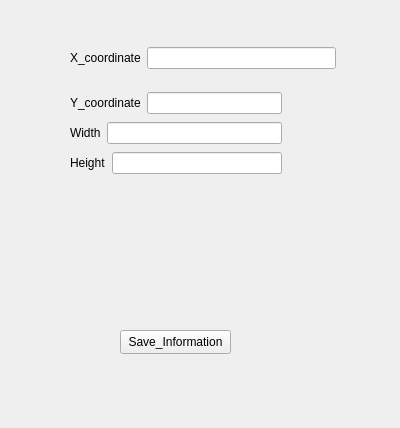
<?xml version="1.0" encoding="UTF-8"?>
<ui version="4.0">
 <class>Info</class>
 <widget class="QWidget" name="Info">
  <property name="geometry">
   <rect>
    <x>0</x>
    <y>0</y>
    <width>400</width>
    <height>428</height>
   </rect>
  </property>
  <property name="windowTitle">
   <string>Form</string>
  </property>
  <widget class="QPushButton" name="save_information">
   <property name="geometry">
    <rect>
     <x>120</x>
     <y>330</y>
     <width>111</width>
     <height>24</height>
    </rect>
   </property>
   <property name="text">
    <string>Save_Information</string>
   </property>
  </widget>
  <widget class="QWidget" name="layoutWidget">
   <property name="geometry">
    <rect>
     <x>70</x>
     <y>30</y>
     <width>266</width>
     <height>56</height>
    </rect>
   </property>
   <layout class="QVBoxLayout" name="verticalLayout">
    <item>
     <layout class="QHBoxLayout" name="horizontalLayout">
      <item>
       <widget class="QLabel" name="label">
        <property name="text">
         <string>X_coordinate</string>
        </property>
       </widget>
      </item>
      <item>
       <widget class="QLineEdit" name="X_coordinate"/>
      </item>
     </layout>
    </item>
   </layout>
  </widget>
  <widget class="QWidget" name="">
   <property name="geometry">
    <rect>
     <x>70</x>
     <y>90</y>
     <width>212</width>
     <height>86</height>
    </rect>
   </property>
   <layout class="QVBoxLayout" name="verticalLayout_2">
    <item>
     <layout class="QHBoxLayout" name="horizontalLayout_2">
      <item>
       <widget class="QLabel" name="label_2">
        <property name="text">
         <string>Y_coordinate</string>
        </property>
       </widget>
      </item>
      <item>
       <widget class="QLineEdit" name="Y_coordinate"/>
      </item>
     </layout>
    </item>
    <item>
     <layout class="QHBoxLayout" name="horizontalLayout_3">
      <item>
       <widget class="QLabel" name="label_4">
        <property name="text">
         <string>Width</string>
        </property>
       </widget>
      </item>
      <item>
       <widget class="QLineEdit" name="lineWidth"/>
      </item>
     </layout>
    </item>
    <item>
     <layout class="QHBoxLayout" name="horizontalLayout_4">
      <item>
       <widget class="QLabel" name="label_3">
        <property name="text">
         <string>Height</string>
        </property>
       </widget>
      </item>
      <item>
       <widget class="QLineEdit" name="lineHeight"/>
      </item>
     </layout>
    </item>
   </layout>
  </widget>
 </widget>
 <resources/>
 <connections/>
</ui>
